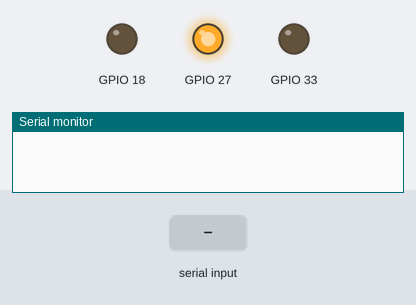
The program below on a simulated ESP32. Shown: output pins drawn as LEDs (lit = HIGH), the last lines printed to the serial monitor. Inputs (shaded band) come from the test bench.

Above: at 0.1 s.
At 2.3 s:
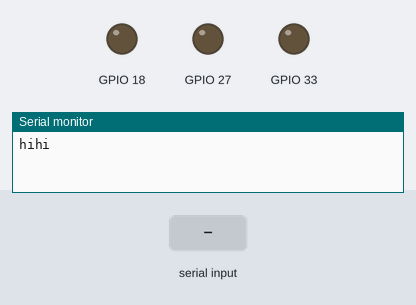
2.4 s: "90,45\n" received over the second serial link
3.9 s: "0\n" received over the second serial link
Timing chart, 0 to 6.9 s (numbered marks = the images above; inputs shaded):
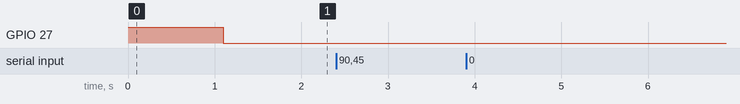

The program:

main.cpp
```cpp
#include <Arduino.h>
#include "SoftwareSerial.h"
#include <string.h>

#define MYPORT1_TX 26
#define MYPORT1_RX 14
// #define MYPORT2_TX 32
// #define MYPORT2_RX 25
String s;
int Value;

SoftwareSerial myPort1;
SoftwareSerial myPort2;
int a =2;
//  SoftwareSerial mySerial1(14,26); // Rx, TX
//  SoftwareSerial mySerial2(25,32);
  const int DE1=27;
  const int DE2=33;
  char rdata;
void setup() {
Serial.begin(115200);
myPort1.begin(9600, SWSERIAL_8N1, MYPORT1_RX, MYPORT1_TX, false);
//myPort2.begin(115200, SWSERIAL_8N1, MYPORT2_RX, MYPORT2_TX, false);
  pinMode(27,OUTPUT);
  pinMode(33,OUTPUT);
  pinMode(18,OUTPUT);
  digitalWrite(27, HIGH);
  delay(1000);
  if(myPort1.available() == 0)
  {
    myPort1.print('a');
    delay(100);
  }
digitalWrite(27, LOW);
// digitalWrite(33, LOW);
digitalWrite(18, LOW);
Serial.println("hihi");
}

void loop() {
 if (myPort1.available() > 0 )
  {
   char rdata = myPort1.read();
    s +=rdata;
    Serial.print(rdata);
    if( rdata == '\n')
    {Value = s.toInt();
    s= "";
// end new code
    }
  }
}
```
